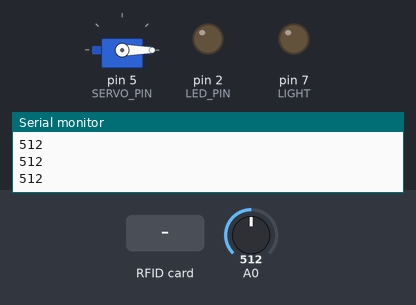
Recording of a sketch running on a simulated Arduino Uno, built with avr-gcc and run on an emulated ATmega328P. Shown: servo, output pins drawn as LEDs (lit = HIGH), the last lines printed to the serial monitor. Dashed ring = blinking. Inputs (shaded band) come from the test bench; at power-on: A0 = 512. Pins used as bus, display or sensor lines are not drawn.

Above: at 1.2 s.
1.3 s: A0 set to 445
2.8 s: A0 set to 422
At 3.6 s:
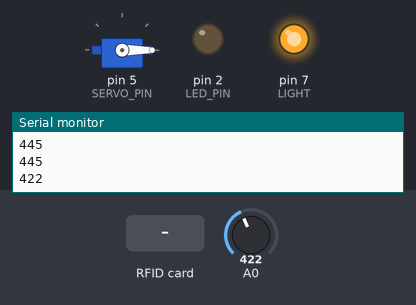
5.8 s: RFID card 5E 7A 19 C4 held to the reader
At 6.2 s:
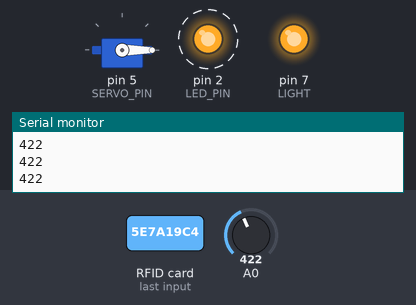
8.8 s: A0 set to 511
10.3 s: RFID card 46 D6 D4 25 held to the reader
At 12.1 s:
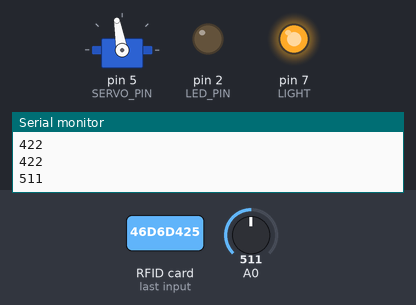
Timing chart, 0 to 17.3 s (numbered marks = the images above; inputs shaded):
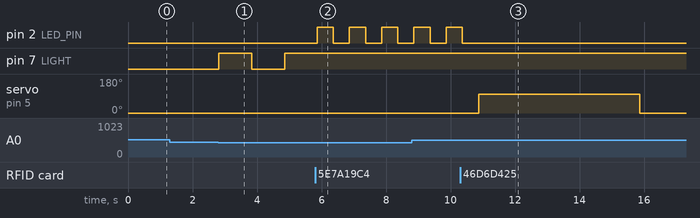

Measured:
- the behaviour switches between 435 and 434 on A0 (found by bisection; images 0 and 1)
- after the input at 2.8 s, pin 7 (LIGHT): LOW → HIGH at once, → LOW 1.0 s later, → HIGH 1.0 s later
- after the input at 5.8 s, pin 2 (LED_PIN): alternates HIGH for 0.50 s and LOW for 0.50 s, starting after 0.07 s; pin 7 (LIGHT): stays HIGH (without the input it goes to LOW after 0.09 s)
- after the input at 10.3 s, servo on pin 5 (SERVO_PIN): 0° → 100° after 0.57 s, → 0° 5.0 s later

The sketch:

INTEGRATEDPROJECT.ino
```cpp
int val;
int ledState = LOW; // Initialize LED state to off (LOW)
int led=0;
#include <SPI.h>
#include <MFRC522.h>
#include <Servo.h> // Include the Servo library

#define RST_PIN     9
#define SS_PIN      10
#define LED_PIN     2         // Define LED pin
#define SERVO_PIN   5 // Use a digital pin for the servo motor
#define LIGHT 7
MFRC522 mfrc522(SS_PIN, RST_PIN);
Servo servoMotor; // Create a Servo instance

byte targetUID1[] = {0x46, 0xD6, 0xD4, 0x25}; // For turning the servo motor
//byte targetUID2[] = {0xD4, 0x9F, 0x8C, 0x79}; // For blinking LED

void setup() {
   pinMode(LED_PIN, OUTPUT);    // Set LED pin as output
     pinMode(LIGHT, OUTPUT);
  pinMode(A0, INPUT);
  Serial.begin(9600);
  digitalWrite(LIGHT,LOW);
  SPI.begin();
  mfrc522.PCD_Init();
  servoMotor.attach(SERVO_PIN); // Attach the servo motor to the specified pin
  servoMotor.write(0); // Initialize the servo motor position to 0 degrees
}

void loop() {

  val = analogRead(A0);
  Serial.println(val);

if(val<435 && led==0){

  digitalWrite(LIGHT,HIGH);
  led=1;
  delay(1000);
}

else if(val<435 && led==1){

  digitalWrite(LIGHT,LOW);
  led=0;
  delay(1000);
}

  if (mfrc522.PICC_IsNewCardPresent() && mfrc522.PICC_ReadCardSerial()) {
    if (compareUID(mfrc522.uid.uidByte, mfrc522.uid.size, targetUID1, sizeof(targetUID1))) {
      // If the scanned UID matches the target UID 1, rotate the servo motor
      servoMotor.write(100); // Rotate to 90 degrees
      delay(5000); // Wait for 5 seconds
      servoMotor.write(0); // Rotate back to 0 degrees
    }
else {
      // Blink the LED for any other RFID card
      for (int i = 0; i < 5; i++) {
        digitalWrite(LED_PIN, HIGH);
        delay(500); // LED ON for 0.5 seconds
        digitalWrite(LED_PIN, LOW);
        delay(500); // LED OFF for 0.5 seconds
      }
    }
    mfrc522.PICC_HaltA();
    mfrc522.PCD_StopCrypto1();
  }
}

bool compareUID(byte* uid1, byte uid1Size, byte* uid2, byte uid2Size) {
  if (uid1Size != uid2Size) {
    return false;
  }

  for (byte i = 0; i < uid1Size; i++) {
    if (uid1[i] != uid2[i]) {
      return false;
    }
  }

  return true;
}
```
